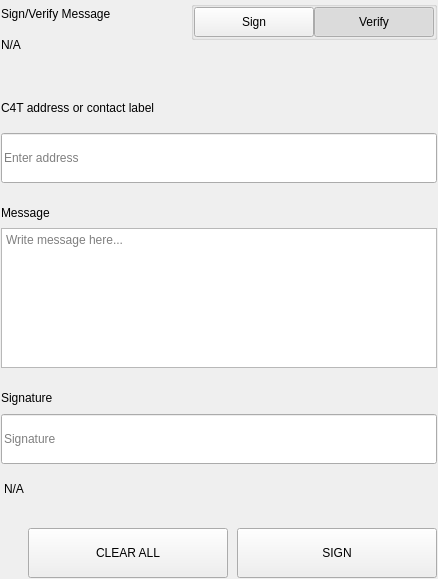
<?xml version="1.0" encoding="UTF-8"?>
<ui version="4.0">
 <class>SettingsSignMessageWidgets</class>
 <widget class="QWidget" name="SettingsSignMessageWidgets">
  <property name="geometry">
   <rect>
    <x>0</x>
    <y>0</y>
    <width>438</width>
    <height>579</height>
   </rect>
  </property>
  <property name="windowTitle">
   <string>Form</string>
  </property>
  <layout class="QVBoxLayout" name="verticalLayout">
   <property name="spacing">
    <number>0</number>
   </property>
   <property name="leftMargin">
    <number>0</number>
   </property>
   <property name="topMargin">
    <number>0</number>
   </property>
   <property name="rightMargin">
    <number>0</number>
   </property>
   <property name="bottomMargin">
    <number>0</number>
   </property>
   <item>
    <widget class="QWidget" name="left" native="true">
     <layout class="QVBoxLayout" name="verticalLayout_3">
      <property name="leftMargin">
       <number>0</number>
      </property>
      <property name="topMargin">
       <number>0</number>
      </property>
      <property name="rightMargin">
       <number>0</number>
      </property>
      <property name="bottomMargin">
       <number>0</number>
      </property>
      <item>
       <widget class="QWidget" name="container_sign" native="true">
        <layout class="QVBoxLayout" name="verticalLayout_2">
         <property name="spacing">
          <number>0</number>
         </property>
         <property name="leftMargin">
          <number>1</number>
         </property>
         <property name="topMargin">
          <number>1</number>
         </property>
         <property name="rightMargin">
          <number>1</number>
         </property>
         <property name="bottomMargin">
          <number>1</number>
         </property>
         <item>
          <layout class="QHBoxLayout" name="horizontalLayout_3" stretch="3,1">
           <property name="spacing">
            <number>40</number>
           </property>
           <item>
            <layout class="QVBoxLayout" name="verticalLayoutTitle">
             <property name="spacing">
              <number>5</number>
             </property>
             <item>
              <widget class="QLabel" name="labelTitle">
               <property name="text">
                <string>Sign/Verify Message</string>
               </property>
              </widget>
             </item>
             <item>
              <widget class="QLabel" name="labelSubtitle1">
               <property name="text">
                <string notr="true">N/A</string>
               </property>
               <property name="wordWrap">
                <bool>true</bool>
               </property>
              </widget>
             </item>
            </layout>
           </item>
           <item alignment="Qt::AlignRight|Qt::AlignTop">
            <widget class="QWidget" name="containerSwitch" native="true">
             <property name="styleSheet">
              <string notr="true">#containerSwitch{
	padding-top:9px;
}</string>
             </property>
             <layout class="QVBoxLayout" name="verticalLayout_6">
              <property name="spacing">
               <number>4</number>
              </property>
              <property name="leftMargin">
               <number>0</number>
              </property>
              <property name="topMargin">
               <number>0</number>
              </property>
              <property name="rightMargin">
               <number>0</number>
              </property>
              <property name="bottomMargin">
               <number>0</number>
              </property>
              <item alignment="Qt::AlignRight">
               <widget class="QGroupBox" name="groupBox">
                <property name="sizePolicy">
                 <sizepolicy hsizetype="Fixed" vsizetype="Preferred">
                  <horstretch>0</horstretch>
                  <verstretch>0</verstretch>
                 </sizepolicy>
                </property>
                <property name="title">
                 <string/>
                </property>
                <property name="alignment">
                 <set>Qt::AlignRight|Qt::AlignTop|Qt::AlignTrailing</set>
                </property>
                <layout class="QHBoxLayout" name="horizontalLayout_4">
                 <property name="spacing">
                  <number>0</number>
                 </property>
                 <property name="leftMargin">
                  <number>0</number>
                 </property>
                 <property name="topMargin">
                  <number>0</number>
                 </property>
                 <property name="rightMargin">
                  <number>0</number>
                 </property>
                 <property name="bottomMargin">
                  <number>0</number>
                 </property>
                 <item>
                  <widget class="QPushButton" name="pushSign">
                   <property name="minimumSize">
                    <size>
                     <width>120</width>
                     <height>30</height>
                    </size>
                   </property>
                   <property name="maximumSize">
                    <size>
                     <width>120</width>
                     <height>30</height>
                    </size>
                   </property>
                   <property name="focusPolicy">
                    <enum>Qt::NoFocus</enum>
                   </property>
                   <property name="text">
                    <string>Sign</string>
                   </property>
                   <property name="checkable">
                    <bool>true</bool>
                   </property>
                   <property name="autoExclusive">
                    <bool>true</bool>
                   </property>
                  </widget>
                 </item>
                 <item>
                  <widget class="QPushButton" name="pushVerify">
                   <property name="minimumSize">
                    <size>
                     <width>120</width>
                     <height>30</height>
                    </size>
                   </property>
                   <property name="maximumSize">
                    <size>
                     <width>120</width>
                     <height>30</height>
                    </size>
                   </property>
                   <property name="focusPolicy">
                    <enum>Qt::NoFocus</enum>
                   </property>
                   <property name="text">
                    <string>Verify</string>
                   </property>
                   <property name="checkable">
                    <bool>true</bool>
                   </property>
                   <property name="checked">
                    <bool>true</bool>
                   </property>
                   <property name="autoExclusive">
                    <bool>true</bool>
                   </property>
                  </widget>
                 </item>
                </layout>
               </widget>
              </item>
              <item alignment="Qt::AlignHCenter|Qt::AlignTop">
               <widget class="QLabel" name="labelSubtitleSwitch">
                <property name="text">
                 <string/>
                </property>
                <property name="alignment">
                 <set>Qt::AlignRight|Qt::AlignTrailing|Qt::AlignVCenter</set>
                </property>
               </widget>
              </item>
             </layout>
            </widget>
           </item>
          </layout>
         </item>
         <item>
          <spacer name="verticalSpacer_2">
           <property name="orientation">
            <enum>Qt::Vertical</enum>
           </property>
           <property name="sizeType">
            <enum>QSizePolicy::Fixed</enum>
           </property>
           <property name="sizeHint" stdset="0">
            <size>
             <width>20</width>
             <height>40</height>
            </size>
           </property>
          </spacer>
         </item>
         <item>
          <widget class="QWidget" name="containerAddress" native="true">
           <property name="sizePolicy">
            <sizepolicy hsizetype="Preferred" vsizetype="Fixed">
             <horstretch>0</horstretch>
             <verstretch>0</verstretch>
            </sizepolicy>
           </property>
           <layout class="QVBoxLayout" name="verticalLayout_5" stretch="0,0">
            <property name="spacing">
             <number>15</number>
            </property>
            <property name="leftMargin">
             <number>0</number>
            </property>
            <property name="topMargin">
             <number>0</number>
            </property>
            <property name="rightMargin">
             <number>0</number>
            </property>
            <property name="bottomMargin">
             <number>0</number>
            </property>
            <item>
             <widget class="QLabel" name="labelSubtitleAddress">
              <property name="minimumSize">
               <size>
                <width>0</width>
                <height>20</height>
               </size>
              </property>
              <property name="maximumSize">
               <size>
                <width>16777215</width>
                <height>20</height>
               </size>
              </property>
              <property name="text">
               <string>C4T address or contact label</string>
              </property>
             </widget>
            </item>
            <item>
             <widget class="QLineEdit" name="addressIn_SM">
              <property name="minimumSize">
               <size>
                <width>0</width>
                <height>50</height>
               </size>
              </property>
              <property name="maximumSize">
               <size>
                <width>16777215</width>
                <height>50</height>
               </size>
              </property>
              <property name="placeholderText">
               <string>Enter address</string>
              </property>
             </widget>
            </item>
           </layout>
          </widget>
         </item>
         <item>
          <spacer name="verticalSpacer_3">
           <property name="orientation">
            <enum>Qt::Vertical</enum>
           </property>
           <property name="sizeType">
            <enum>QSizePolicy::Fixed</enum>
           </property>
           <property name="sizeHint" stdset="0">
            <size>
             <width>20</width>
             <height>20</height>
            </size>
           </property>
          </spacer>
         </item>
         <item>
          <layout class="QVBoxLayout" name="verticalLayout_9">
           <property name="spacing">
            <number>5</number>
           </property>
           <item>
            <widget class="QLabel" name="labelSubtitleMessage">
             <property name="minimumSize">
              <size>
               <width>0</width>
               <height>20</height>
              </size>
             </property>
             <property name="maximumSize">
              <size>
               <width>16777215</width>
               <height>20</height>
              </size>
             </property>
             <property name="text">
              <string>Message</string>
             </property>
            </widget>
           </item>
           <item>
            <widget class="QPlainTextEdit" name="messageIn_SM">
             <property name="minimumSize">
              <size>
               <width>0</width>
               <height>140</height>
              </size>
             </property>
             <property name="maximumSize">
              <size>
               <width>16777215</width>
               <height>140</height>
              </size>
             </property>
             <property name="placeholderText">
              <string>Write message here...</string>
             </property>
            </widget>
           </item>
          </layout>
         </item>
         <item>
          <spacer name="verticalSpacer_4">
           <property name="orientation">
            <enum>Qt::Vertical</enum>
           </property>
           <property name="sizeType">
            <enum>QSizePolicy::Fixed</enum>
           </property>
           <property name="sizeHint" stdset="0">
            <size>
             <width>20</width>
             <height>20</height>
            </size>
           </property>
          </spacer>
         </item>
         <item>
          <widget class="QWidget" name="widget" native="true">
           <property name="minimumSize">
            <size>
             <width>0</width>
             <height>75</height>
            </size>
           </property>
           <property name="maximumSize">
            <size>
             <width>16777215</width>
             <height>16777215</height>
            </size>
           </property>
           <layout class="QVBoxLayout" name="verticalLayout_4">
            <property name="leftMargin">
             <number>0</number>
            </property>
            <property name="topMargin">
             <number>0</number>
            </property>
            <property name="rightMargin">
             <number>0</number>
            </property>
            <property name="bottomMargin">
             <number>0</number>
            </property>
            <item>
             <widget class="QLabel" name="labelSubtitleSignature">
              <property name="minimumSize">
               <size>
                <width>0</width>
                <height>20</height>
               </size>
              </property>
              <property name="maximumSize">
               <size>
                <width>16777215</width>
                <height>20</height>
               </size>
              </property>
              <property name="text">
               <string>Signature</string>
              </property>
             </widget>
            </item>
            <item>
             <widget class="QLineEdit" name="signatureOut_SM">
              <property name="minimumSize">
               <size>
                <width>0</width>
                <height>50</height>
               </size>
              </property>
              <property name="placeholderText">
               <string>Signature</string>
              </property>
             </widget>
            </item>
           </layout>
          </widget>
         </item>
         <item>
          <widget class="QLabel" name="statusLabel_SM">
           <property name="styleSheet">
            <string notr="true">padding-top:5px;</string>
           </property>
           <property name="text">
            <string notr="true">N/A</string>
           </property>
          </widget>
         </item>
         <item>
          <spacer name="verticalSpacer">
           <property name="orientation">
            <enum>Qt::Vertical</enum>
           </property>
           <property name="sizeType">
            <enum>QSizePolicy::Fixed</enum>
           </property>
           <property name="sizeHint" stdset="0">
            <size>
             <width>20</width>
             <height>20</height>
            </size>
           </property>
          </spacer>
         </item>
         <item>
          <layout class="QHBoxLayout" name="horizontalLayout_7">
           <property name="spacing">
            <number>9</number>
           </property>
           <item>
            <spacer name="horizontalSpacer_5">
             <property name="orientation">
              <enum>Qt::Horizontal</enum>
             </property>
             <property name="sizeType">
              <enum>QSizePolicy::Expanding</enum>
             </property>
             <property name="sizeHint" stdset="0">
              <size>
               <width>40</width>
               <height>20</height>
              </size>
             </property>
            </spacer>
           </item>
           <item>
            <widget class="QPushButton" name="pushButtonClear">
             <property name="minimumSize">
              <size>
               <width>200</width>
               <height>50</height>
              </size>
             </property>
             <property name="focusPolicy">
              <enum>Qt::NoFocus</enum>
             </property>
             <property name="text">
              <string>CLEAR ALL</string>
             </property>
            </widget>
           </item>
           <item>
            <widget class="QPushButton" name="pushButtonSave">
             <property name="minimumSize">
              <size>
               <width>200</width>
               <height>50</height>
              </size>
             </property>
             <property name="maximumSize">
              <size>
               <width>200</width>
               <height>50</height>
              </size>
             </property>
             <property name="focusPolicy">
              <enum>Qt::NoFocus</enum>
             </property>
             <property name="text">
              <string>SIGN</string>
             </property>
            </widget>
           </item>
          </layout>
         </item>
        </layout>
       </widget>
      </item>
     </layout>
    </widget>
   </item>
  </layout>
 </widget>
 <resources/>
 <connections/>
</ui>
